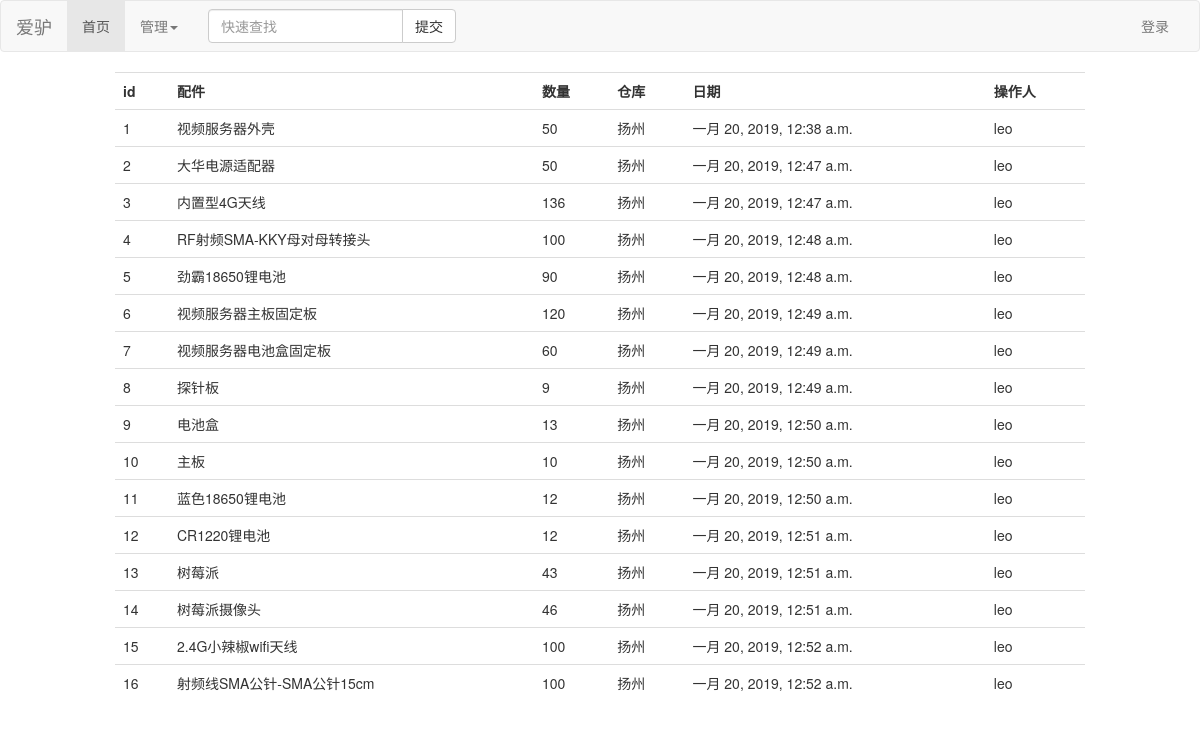
The page / on the database its author committed.
### store/models.py (models this page shows, shortened)
class Item(models.Model):
    CHOICES = (('YZ','扬州'),('BJ','北京'),('CQ','重庆'))
    name = models.CharField(max_length=30, verbose_name='配件名')
    qty = models.IntegerField(verbose_name='数量')
    city = models.CharField(max_length=8, choices=CHOICES, verbose_name='城市')
    who_does = models.ForeignKey(User, on_delete=models.DO_NOTHING, verbose_name='操作人')
    note = models.CharField(max_length=128, verbose_name='备注')
    modify_date = models.DateTimeField(auto_now=True, verbose_name='修改日期')
    class Meta:
        verbose_name_plural = '配件库'

### store/views.py (the view)
# urls.py: path('', views.show, name='show'),
def show(request):
    items = Item.objects.all()
    context = {
        'items': items,
    }
    return render(request, 'store/list.html', context)

### store/templates/store/list.html
{% extends 'base.html' %}
{% block content %}
<table class="table">
    <tr>
        <th>id</th>
        <th>配件</th>
        <th>数量</th>
        <th>仓库</th>
        <th>日期</th>
        <th>操作人</th>
    </tr>
    {% for item in items %}
        <tr>
            <td>{{ item.id }}</td>
            <td>{{ item.name }}</td>
            <td>{{ item.qty }}</td>
            <td>{{ item.get_city_display }}</td>
            <td>{{ item.modify_date }}</td>
            <td>{{ item.who_does }}</td>
        </tr>
    {% empty %}
        <h4>未查询到相关记录</h4>
    {% endfor%}
</table>
{% endblock %}

### templates/base.html (shortened to what this page needs)
<!DOCTYPE html>
<html>
<head>
    <link href="https://cdn.jsdelivr.net/npm/bootstrap@3.3.7/dist/css/bootstrap.min.css" rel="stylesheet">
</head>
<body>
<div class="navbar navbar-default">
    <div class="container-fluid">
        <div class="navbar-header">
            <a class="navbar-brand" href="{% url 'show' %}">爱驴</a>
        </div>
        <div class="collapse navbar-collapse" id="manage">
            <ul class="nav navbar-nav">
                <li class="{% block first_active %}active{% endblock %}">
                    <a href="{% url 'show' %}">首页</a></li>
                <li class="dropdown {% block dropdown_active %}{% endblock %}">
                  <a href="#" class="dropdown-toggle" data-toggle="dropdown" role="button" aria-haspopup="true" aria-expanded="false">管理<span class="caret"></span></a>
                </li>
            </ul>
            <form class="navbar-form navbar-left" method="post" action="/search/">
                <div class="input-group">
                    <input type="text" class="form-control" placeholder="快速查找" name="search_input">
                    <span class="input-group-btn">
                    <button type="submit" class="btn btn-default">提交</button>
                    </span>
                </div>
            </form>
            <ul class="nav navbar-nav navbar-right">
                {% if request.user.is_authenticated %}
                <li><a href="/admin/">你好：{{ request.user.username }}</a></li>
                {% else %}
                <li><a href="{% url 'do_login' %}?from={{ request.get_full_path }}">登录</a></li>
                {% endif %}
            </ul>
        </div>
    </div>
</div>
<div class="container-fluid">
    <div class="row">
        <div class="col-sm-10 col-md-offset-1">
            {% block content %}
            {% endblock %}
        </div>
    </div>
</div>
</body>
</html>

### templates/base.html (style rules this page uses)
ul { margin: 0; padding: 0; list-style-type: none; color: #ff0000; }

### rows shown on the page
Item: id "1", name "视频服务器外壳", qty "50", city "扬州", modify_date "一月 20, 2019, 12:38 a.m.", who_does "leo"
Item: id "2", name "大华电源适配器", qty "50", city "扬州", modify_date "一月 20, 2019, 12:47 a.m.", who_does "leo"
Item: id "3", name "内置型4G天线", qty "136", city "扬州", modify_date "一月 20, 2019, 12:47 a.m.", who_does "leo"
Item: id "4", name "RF射频SMA-KKY母对母转接头", qty "100", city "扬州", modify_date "一月 20, 2019, 12:48 a.m.", who_does "leo"
Item: id "5", name "劲霸18650锂电池", qty "90", city "扬州", modify_date "一月 20, 2019, 12:48 a.m.", who_does "leo"
Item: id "6", name "视频服务器主板固定板", qty "120", city "扬州", modify_date "一月 20, 2019, 12:49 a.m.", who_does "leo"
Item: id "7", name "视频服务器电池盒固定板", qty "60", city "扬州", modify_date "一月 20, 2019, 12:49 a.m.", who_does "leo"
Item: id "8", name "探针板", qty "9", city "扬州", modify_date "一月 20, 2019, 12:49 a.m.", who_does "leo"
Item: id "9", name "电池盒", qty "13", city "扬州", modify_date "一月 20, 2019, 12:50 a.m.", who_does "leo"
Item: id "10", name "主板", qty "10", city "扬州", modify_date "一月 20, 2019, 12:50 a.m.", who_does "leo"
Item: id "11", name "蓝色18650锂电池", qty "12", city "扬州", modify_date "一月 20, 2019, 12:50 a.m.", who_does "leo"
Item: id "12", name "CR1220锂电池", qty "12", city "扬州", modify_date "一月 20, 2019, 12:51 a.m.", who_does "leo"
Item: id "13", name "树莓派", qty "43", city "扬州", modify_date "一月 20, 2019, 12:51 a.m.", who_does "leo"
Item: id "14", name "树莓派摄像头", qty "46", city "扬州", modify_date "一月 20, 2019, 12:51 a.m.", who_does "leo"
Item: id "15", name "2.4G小辣椒wifi天线", qty "100", city "扬州", modify_date "一月 20, 2019, 12:52 a.m.", who_does "leo"
Item: id "16", name "射频线SMA公针-SMA公针15cm", qty "100", city "扬州", modify_date "一月 20, 2019, 12:52 a.m.", who_does "leo"
